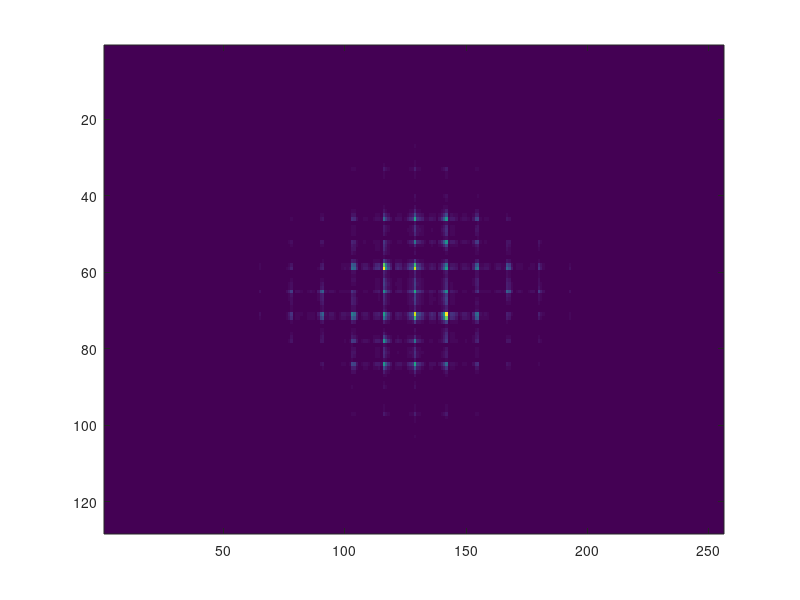

This figure's MATLAB source:
% 2-D Transform
% The 2-D Fourier transform is useful for processing 2-D signals and other 
% 2-D data such as images.
% Create and plot 2-D data with repeated blocks.

P = peaks(20);
X = repmat(P,[5 10]);
imagesc(X)

% TODO : Compute the 2-D Fourier transform of the data.  
% Shift the zero-frequency component to the center of the output, and 
% plot the resulting 100-by-200 matrix, which is the same size as X.
Y = fft2(X);
imagesc(abs(fftshift(Y)));

Y = fft2(X,2^nextpow2(100),2^nextpow2(200));
imagesc(abs(fftshift(Y)));